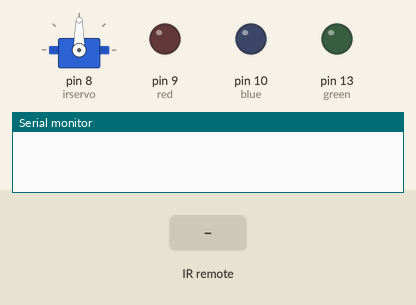
Simulated run of this sketch. Board: Arduino Uno, built with avr-gcc and run on an emulated ATmega328P. Shown: servo, output pins drawn as LEDs (lit = HIGH), the last lines printed to the serial monitor. The test bench sets the inputs (shaded band).

Above: at 1.2 s.
1.3 s: infrared code 0xFD08F7 received
At 2.2 s:
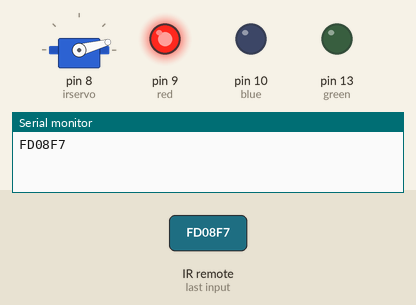
2.8 s: infrared code 0xFD48B7 received
At 3.4 s:
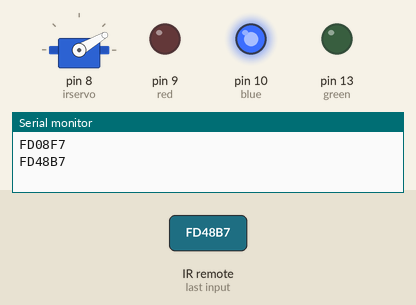
4.3 s: infrared code 0xFD8877 received
At 4.6 s:
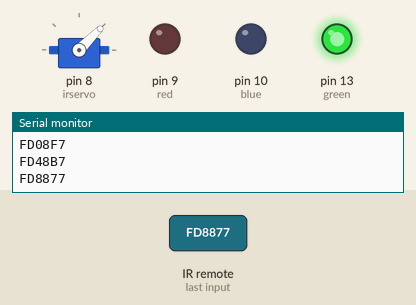
5.8 s: infrared code 0xFD28D7 received
At 7.0 s:
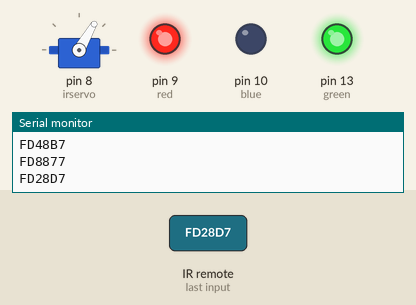
7.3 s: infrared code 0xFDA857 received
At 8.2 s:
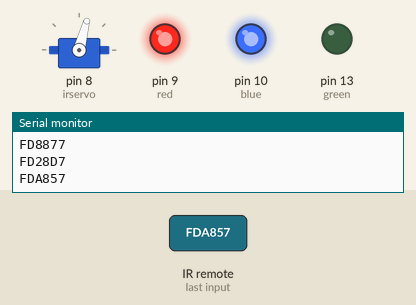
8.8 s: infrared code 0xFD30CF received
At 9.4 s:
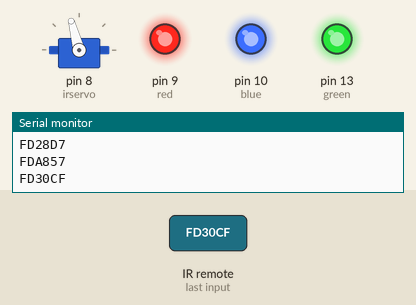
Timing chart, 0 to 11.3 s (numbered marks = the images above; inputs shaded):
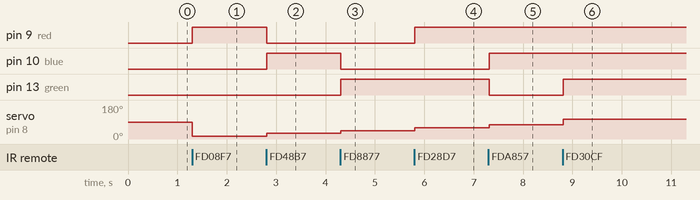

Measured:
- after the input at 1.3 s, pin 9 (red): LOW → HIGH at once; servo on pin 8 (irservo): 90° → 15° at once
- after the input at 2.8 s, pin 9 (red): HIGH → LOW at once; pin 10 (blue): LOW → HIGH at once; servo on pin 8 (irservo): 15° → 30° at once
- after the input at 4.3 s, pin 10 (blue): HIGH → LOW at once; pin 13 (green): LOW → HIGH at once; servo on pin 8 (irservo): 30° → 45° at once
- after the input at 5.8 s, pin 9 (red): LOW → HIGH at once; servo on pin 8 (irservo): 45° → 60° at once
- after the input at 7.3 s, pin 10 (blue): LOW → HIGH at once; pin 13 (green): HIGH → LOW at once; servo on pin 8 (irservo): 60° → 75° at once
- after the input at 8.8 s, pin 13 (green): LOW → HIGH at once; servo on pin 8 (irservo): 75° → 105° at once

The sketch:

ir_code.ino
```cpp
#include <IRremote.h>
#include<Servo.h>
int red=9;
int green=13;
int blue=10;
int RECV_PIN = 11;
Servo irservo;
IRrecv irrecv(RECV_PIN);
decode_results results;

void setup()
{
  irservo.attach(8);
  pinMode(red,OUTPUT);
  pinMode(blue,OUTPUT);
  pinMode(green,OUTPUT);
  irservo.write(90);

  Serial.begin(9600);
  irrecv.enableIRIn(); // Start the receiver
}

void loop() {
  if (irrecv.decode(&results)) {
    Serial.println(results.value, HEX);
    irrecv.resume(); // Receive the next value

    if(results.value==0xFD08F7)
    {
      digitalWrite(red,HIGH);
      digitalWrite(green,LOW);
      digitalWrite(blue,LOW);
      irservo.write(15);

    }
       else if(results.value==0xFD48B7)
       {
      digitalWrite(red,LOW);
      digitalWrite(green,LOW);
      digitalWrite(blue,HIGH);
      irservo.write(30);

    }
       else if(results.value==0xFD8877)
       {
      digitalWrite(red,LOW);
      digitalWrite(green,HIGH);
      digitalWrite(blue,LOW);
      irservo.write(45);

    }
    else if(results.value==0xFD28D7)
       {
      digitalWrite(red,HIGH);
      digitalWrite(green,HIGH);
      digitalWrite(blue,LOW);
      irservo.write(60);
    }
    else if(results.value==0xFDA857)
       {
      digitalWrite(red,HIGH);
      digitalWrite(green,LOW);
      digitalWrite(blue,HIGH);
            irservo.write(75);

    }
    else if(results.value==0xFD6897)
       {
      digitalWrite(red,LOW);
      digitalWrite(green,HIGH);
      digitalWrite(blue,HIGH);
            irservo.write(90);

    }
   else if(results.value==0xFD30CF)
       {
      digitalWrite(red,HIGH);
      digitalWrite(green,HIGH);
      digitalWrite(blue,HIGH);
      irservo.write(105);

    }
  }

  delay(100);
}
```
